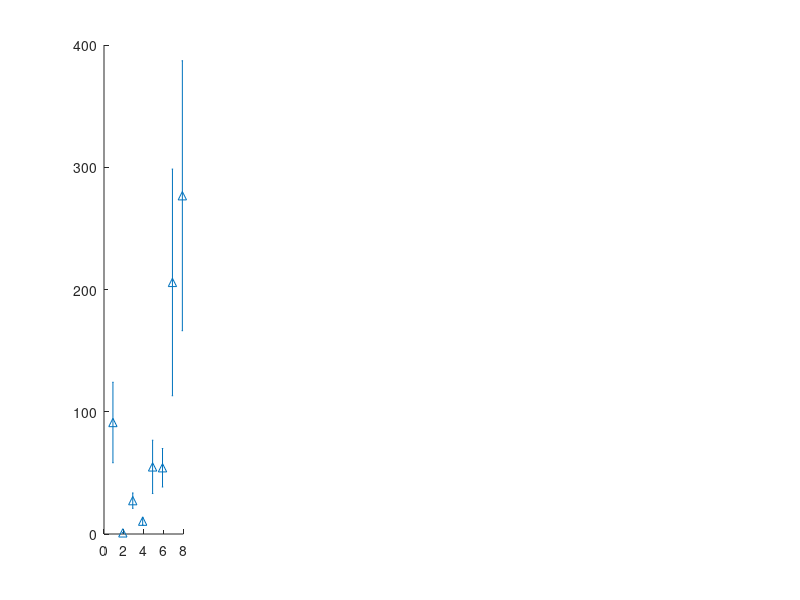

Write MATLAB code to recreate this figure. (Note: this script raises an error after producing the figure.)
clear all;
clc;

x=1:8;




%% one-steps

% one steps conventional 
% beta_onestep_conventional = [0.94,91.2,25.7,10.4,44.3,319,54.2,357];
% tau_onestep_conventional = [1,1.25,1.5,1,0.833,1.5,0.667,1.167];
% phi_onestep_conventional = [1.83e-7,1.88e-8,1.33e-7,9.9e-8,1.79e-7,7.6e-8,1.87e-7,1e-7];


beta_onestep_conventional = [91.2,0.94,27.29,10.5,54.9,54.2,205.8,276.7];
tau_onestep_conventional = [1.25,1,1.41,1,0.75,0.667,1.33,1.25];
phi_onestep_conventional = [1.88e-8,1.83e-7,1.33e-7,1.65e-8,9.9e-8,1.79e-7,1.87e-7,7.6e-8,1e-7];

beta_onestep_conventional_error = [32.91,0.15,6.28,3.18,21.8,15.74,92.7,110.4];
phi_one_step_conventional_error = [3.4e-09     3.99e-08     2.66e-08     4.96e-10     1.37e-08     3.33e-08     3.79e-08     8.64e-09     3.55e-09]';


   r_onestep_conventional_error =   [0.019093     0.021355     0.030257     0.052883     0.044104]';

%one step bayesian
% beta_onestep = [1.81,118.2,60.5,8.246,99.2,437,93,413];
% tau_onestep = [1.749,1.89,2.19,1.9,1.47,2.14,1.42,1.97];
% phi_onestep = [5.14e-8,1.45e-8,9.57e-8,1.227e-7,1.56e-7, 6.46e-8,1.31e-7,8.02e-8 ];
% 
% beta_onestep_error = [2.02,68.8,50,21.9,43.8,79.5,50,86];
% tau_onestep_error = [0.56,0.18,0.19,0.4,0.13,0.13,0.12,0.09] ;
% phi_onestep_error = [1.92e-8,9.57e-9,1.39e-8,1.68e-8, 2.29e-8,1.75e-8,1.99e-8,1.7e-8];

beta_onestep = [118.2,1.18,60.5,8.246,99.2,93,437,413];
tau_onestep = [1.89,1.749,2.19,1.9,1.47,1.42,2.14,1.97];
phi_onestep = [ 1.45e-8,5.14e-8, 9.57e-8,1.227e-7,1.56e-7, 1.31e-7, 6.46e-8, 8.02e-8 ];

beta_onestep_error = [68.8,2.02,50,21.9,43.8,50,79.5,86];
tau_onestep_error = [0.18,0.56,0.19,0.4,0.13,0.12,0.13,0.09];
phi_onestep_error = [9.57e-9, 1.92e-8,1.39e-8,1.68e-8, 2.29e-8,1.99e-8,1.75e-8,1.7e-8];







r_onestep_conventional = [0.19,0.245,0.22,0.28,0.25];

boxes_onestep = [77,74,85,55,83,98,87,109];
boxes_onestep_error = [41,39,37,40,34,35,35,31];

%% figures -- one step

%color_def = [70/255,130/255,180/255];
%color_def = [70/255,210/255,130/255];

color_def2 = [0.9290 0.6940 0.1250];
color_def = [111,193,157]./255;


figure(2)
subplot(1,5,1)
errorbar(x-0.1,beta_onestep_conventional,beta_onestep_conventional_error,'^','MarkerSize',14,'MarkerFaceColor',color_def2,'Color',color_def2);
hold on;
errorbar(x+0.1,beta_onestep,beta_onestep_error,'bo','MarkerSize',14,'MarkerFaceColor',color_def,'Color',color_def);
title({'Burst size', '\beta (virions/cell)'});
ylim([1 600]);
set(gca,'FontSize',18);
xticks(1:8)
xticklabels([1,2,3,5,6,7,8,9]);
yticks(0:100:600);
ylim([-1 600])
xlim([0 9]);


subplot(1,5,2)
plot(x-0.1,tau_onestep_conventional,'^','MarkerSize',14,'MarkerFaceColor',color_def2,'Color',color_def2);
hold on;
errorbar(x+0.1,tau_onestep,tau_onestep_error,'bo','MarkerSize',14,'MarkerFaceColor',color_def,'Color',color_def);
title({'Latent period',' \tau (hr)'});
ylim([0.2 3]);
set(gca,'FontSize',18);
xticks(1:8);
xticklabels([1,2,3,5,6,7,8,9]);
xlim([0 9]);


subplot(1,5,3)
errorbar([1 2 3 4 5 6 7 8 9]-0.1,phi_onestep_conventional,phi_one_step_conventional_error,'^','MarkerSize',14,'MarkerFaceColor',color_def2,'Color',color_def2);
hold on;
errorbar([1 2 3 5 6 7 8 9]+0.1,phi_onestep,phi_onestep_error,'bo','MarkerSize',14,'MarkerFaceColor',color_def,'Color',color_def);
title({'Adsorption rate','\phi (ml/hr)'})
ylim([1e-10 2.5e-7]);
set(gca,'FontSize',18);
xticks(1:9)
xticklabels([1,2,3,4,5,6,7,8,9]);
xlim([0 10]);
%legend('Conventional','Bayesian');
%legend('boxoff');



cv_mean_onestep  = 1./sqrt(boxes_onestep);
cv_onestep_error = 0.5* (boxes_onestep).^(-1.5).*boxes_onestep_error;
%cv_onestep_error  = 1./sqrt(boxes_onestep + boxes_onestep_error) - 1./sqrt(boxes_onestep + boxes_onestep_error)

subplot(1,5,4)
errorbar(x,cv_mean_onestep,cv_onestep_error,'ko','MarkerSize',14,'MarkerFaceColor',color_def,'Color',color_def);
title({'Coefficient of',' variation of \tau (CV)'});
set(gca,'FontSize',18);
xticks(1:8);
xticklabels([1,2,3,5,6,7,8,9]);
ylim([0 0.25])
%yticks(0:0.1:0.3);
xlim([0 9]);


subplot(1,5,5)
errorbar(1:5,r_onestep_conventional,r_onestep_conventional_error,'^','MarkerSize',14,'MarkerFaceColor',color_def2,'Color',color_def2);
title({'Growth rate','r (cells/hr)'});
ylim([0.15 0.35]);
set(gca,'FontSize',18);
xlim([0.5 5.5])
xticks(1:5);
xticklabels({'CBA 4','CBA 18','CBA 38','PSA H100','PSA 13-15'});
set(gca,'XTickLabelRotation',90);




